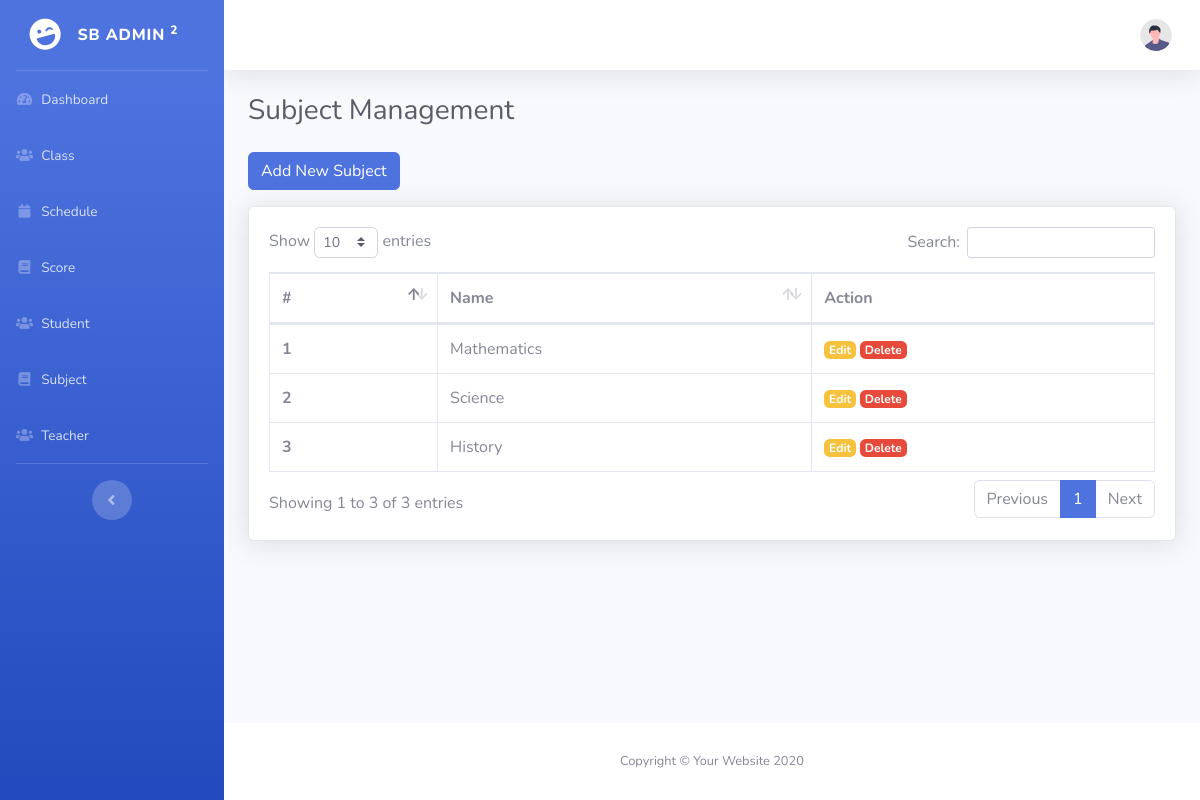
The page /index.php/subjects on the database its author committed.
### tables this page shows
CREATE TABLE `subjects` (
  `id` int(11) NOT NULL,
  `name` varchar(256) NOT NULL
);

### application/controllers/Subjects.php (called while the page is built, shortened)
<?php
class Subjects extends CI_Controller
{
    public function index()
    {
        $data['title'] = 'Subject Management';
        $data['subject'] = $this->db->get('subjects')->result_array();
        $data['user'] = $this->db->get_where('users', ['email' => $this->session->userdata('email')])->row_array();
        $this->load->view('subjects/index', $data);
    }
}

### index.php (called while the page is built, shortened)
<?php
require_once BASEPATH.'core/CodeIgniter.php';

### application/views/subjects/index.php (the view, shortened to what this page needs)
<!DOCTYPE html>
<html lang="en">
<head>
    <link href="<?= base_url('assets/vendor/datatables/dataTables.bootstrap4.min.css') ?>" rel="stylesheet">
</head>
<body id="page-top">
    <div id="wrapper">
        <div id="content-wrapper" class="d-flex flex-column">
            <div id="content">
                <div class="container-fluid">
                    <h1 class="h3 mb-4 text-gray-800"><?= $title ?></h1>
                    <a class="btn btn-primary mb-3" href="<?= base_url('subjects/add') ?>">
                        Add New Subject
                    </a>
                    <div class="card mb-4 shadow">
                        <div class="card-body">
                            <div class="table-responsive">
                                <table cellspacing="0" class="table table-bordered" id="dataTable" width="100%">
                                    <thead>
                                        <tr>
                                            <th>#</th>
                                            <th>Name</th>
                                            <th>Action</th>
                                        </tr>
                                    </thead>
                                    <tbody>
                                        <?php $i = 1; ?>
                                        <?php foreach ($subject as $row) : ?>
                                            <tr>
                                                <th><?= $i ?></th>
                                                <td><?= $row['name'] ?></td>
                                                <td>
                                                    <a class="badge badge-warning" href="<?= base_url('subjects/edit/' . $row['id']) ?>">Edit</a>
                                                    <a class="badge badge-danger" href="<?= base_url('subjects/delete/' . $row['id']) ?>">Delete</a>
                                                </td>
                                            </tr>
                                            <?php $i++ ?>
                                        <?php endforeach; ?>
                                    </tbody>
                                </table>
                            </div>
                        </div>
                    </div>
                </div>
            </div>
        </div>
    </div>
</body>
</html>

### rows shown on the page
subjects: name "Mathematics"
subjects: name "Science"
subjects: name "History"

### other values the page prints
$title "Subject Management"
